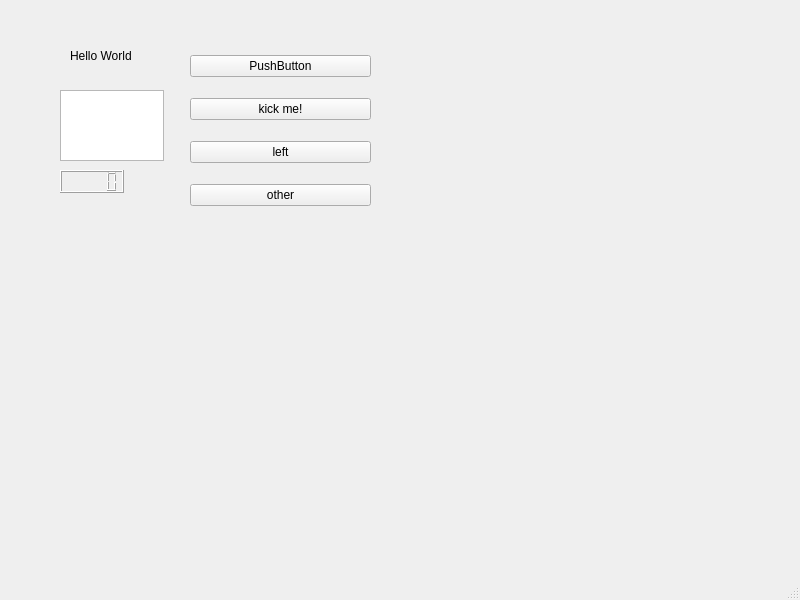
<?xml version="1.0" encoding="UTF-8"?>
<ui version="4.0">
 <class>MainWindow</class>
 <widget class="QMainWindow" name="MainWindow">
  <property name="geometry">
   <rect>
    <x>0</x>
    <y>0</y>
    <width>800</width>
    <height>600</height>
   </rect>
  </property>
  <property name="windowTitle">
   <string>MainWindow</string>
  </property>
  <widget class="QWidget" name="centralwidget">
   <widget class="QLabel" name="label">
    <property name="geometry">
     <rect>
      <x>70</x>
      <y>40</y>
      <width>81</width>
      <height>31</height>
     </rect>
    </property>
    <property name="text">
     <string>Hello World</string>
    </property>
   </widget>
   <widget class="QWidget" name="verticalLayoutWidget">
    <property name="geometry">
     <rect>
      <x>190</x>
      <y>40</y>
      <width>181</width>
      <height>181</height>
     </rect>
    </property>
    <layout class="QVBoxLayout" name="verticalLayout">
     <item>
      <widget class="QPushButton" name="pushButton_2">
       <property name="text">
        <string>PushButton</string>
       </property>
      </widget>
     </item>
     <item>
      <widget class="QPushButton" name="pushButton_3">
       <property name="text">
        <string>kick me!</string>
       </property>
      </widget>
     </item>
     <item>
      <widget class="QPushButton" name="pushButton">
       <property name="text">
        <string>left</string>
       </property>
      </widget>
     </item>
     <item>
      <widget class="QPushButton" name="pushButton">
       <property name="text">
        <string>other</string>
       </property>
      </widget>
     </item>
    </layout>
   </widget>
   <widget class="QTextEdit" name="textEdit">
    <property name="geometry">
     <rect>
      <x>60</x>
      <y>90</y>
      <width>104</width>
      <height>71</height>
     </rect>
    </property>
   </widget>
   <widget class="QLCDNumber" name="lcdNumber">
    <property name="geometry">
     <rect>
      <x>60</x>
      <y>170</y>
      <width>64</width>
      <height>23</height>
     </rect>
    </property>
   </widget>
  </widget>
  <widget class="QMenuBar" name="menubar">
   <property name="geometry">
    <rect>
     <x>0</x>
     <y>0</y>
     <width>800</width>
     <height>23</height>
    </rect>
   </property>
  </widget>
  <widget class="QStatusBar" name="statusbar"/>
 </widget>
 <resources/>
 <connections/>
</ui>
